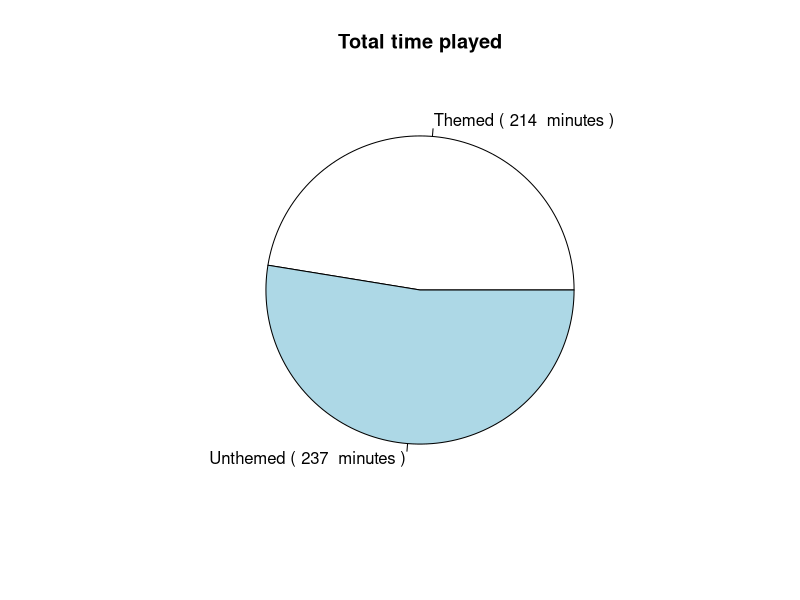

R code for this plot:
database <- read.csv("database.csv")

# kolom met som van time en startTime
sumTimePerLog <- data.frame(cbind(theme = database$theme, sumTime = database$startTime + database$time))

# split theme en no theme
themeSumTimePerLog <- sumTimePerLog[sumTimePerLog$theme == 1,]
noThemeSumTimePerLog <- sumTimePerLog[sumTimePerLog$theme == 0,]

# som van alle logs
bothSumTime <- c(sum(themeSumTimePerLog$sumTime), sum(noThemeSumTimePerLog$sumTime))/60

# plot taartdiagram
lbls <- paste(c("Themed (", "Unthemed ("), round(bothSumTime))
lbls <- paste(lbls, " minutes )")
pie(bothSumTime, 
    main="Total time played",
    labels = lbls)

t.test(themeSumTimePerLog$sumTime,noThemeSumTimePerLog$sumTime,
       alternative = "greater")